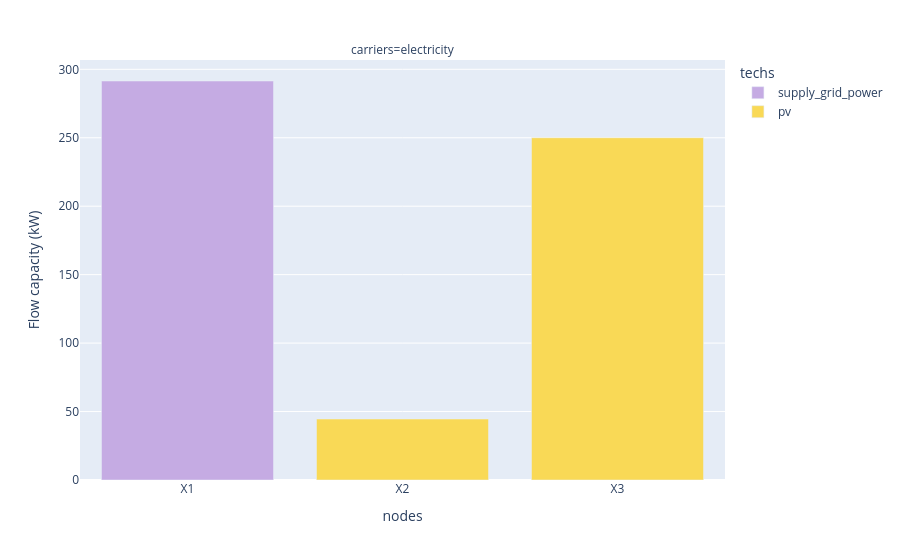

The notebook cell this image was saved under:
### Code cell
df_capacity = (
    model.results.flow_cap.where(
        ~model.inputs.base_tech.str.contains("demand|transmission")
    )
    .to_series()
    .where(lambda x: x != 0)
    .dropna()
    .to_frame("Flow capacity (kW)")
    .reset_index()
)

print(df_capacity.head())

fig = px.bar(
    df_capacity,
    x="nodes",
    y="Flow capacity (kW)",
    color="techs",
    facet_col="carriers",
    color_discrete_map=colors,
)
fig.show()

### Figure 1 — Plotly figure (JSON) as saved in the notebook; plotly's stock layout.template omitted (floating-point values rounded to 4 significant figures)
{"data": [{"hovertemplate": "techs=supply_grid_power<br>carriers=electricity<br>nodes=%{x}<br>Flow capacity (kW)=%{y}<extra></extra>", "legendgroup": "supply_grid_power", "marker": {"color": "#C5ABE3", "pattern": {"shape": ""}}, "name": "supply_grid_power", "orientation": "v", "showlegend": true, "textposition": "auto", "type": "bar", "x": ["X1"], "xaxis": "x", "y": [291.5], "yaxis": "y"}, {"hovertemplate": "techs=pv<br>carriers=electricity<br>nodes=%{x}<br>Flow capacity (kW)=%{y}<extra></extra>", "legendgroup": "pv", "marker": {"color": "#F9D956", "pattern": {"shape": ""}}, "name": "pv", "orientation": "v", "showlegend": true, "textposition": "auto", "type": "bar", "x": ["X2", "X3"], "xaxis": "x", "y": [44.54, 250.0], "yaxis": "y"}], "layout": {"annotations": [{"font": {}, "showarrow": false, "text": "carriers=electricity", "x": 0.5, "xanchor": "center", "xref": "paper", "y": 1, "yanchor": "bottom", "yref": "paper"}], "barmode": "relative", "legend": {"title": {"text": "techs"}, "tracegroupgap": 0}, "margin": {"t": 60}, "xaxis": {"anchor": "y", "domain": [0, 1], "title": {"text": "nodes"}}, "yaxis": {"anchor": "x", "domain": [0, 1], "title": {"text": "Flow capacity (kW)"}}}}
